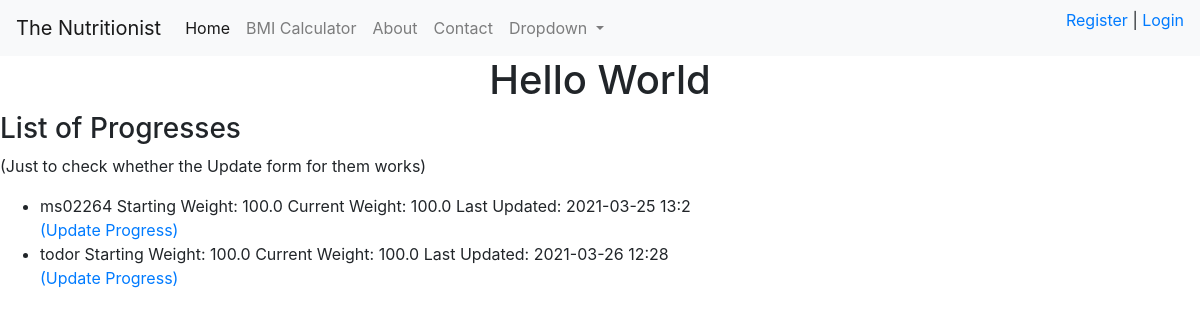
The app's page /, older data.
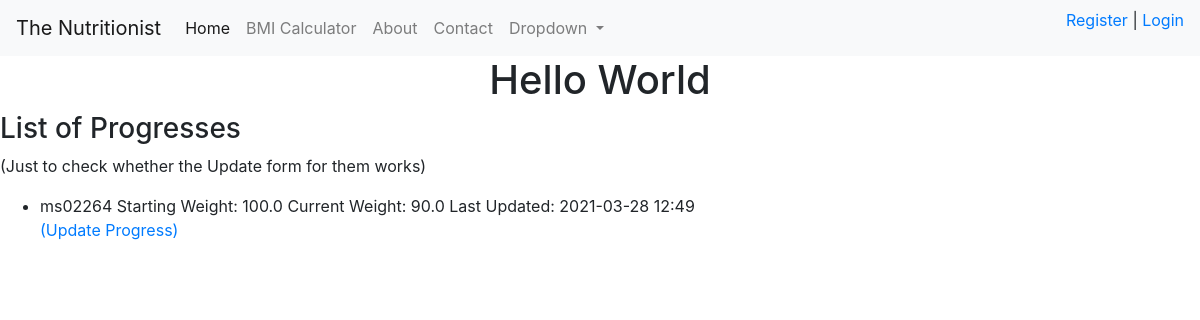
The same page, newer data.
### progress/models.py (models this page shows, shortened)
class Progress(models.Model):
    user = models.OneToOneField(Account, on_delete=models.CASCADE, primary_key=True)
    starting_weight = models.FloatField(validators=[MinValueValidator(0), MaxValueValidator(400)], blank=False)
    starting_height = models.FloatField(validators=[MinValueValidator(0), MaxValueValidator(3)], blank=False)
    current_bmi = models.FloatField(validators=[MinValueValidator(10), MaxValueValidator(50)], blank=True)
    target_bmi = models.FloatField(validators=[MinValueValidator(10), MaxValueValidator(50)], blank=False)
    current_height = models.FloatField(validators=[MinValueValidator(0), MaxValueValidator(3)], default=0)
    current_weight = models.FloatField(validators=[MinValueValidator(0), MaxValueValidator(400)], default=0)
    last_updated = models.DateTimeField(auto_now_add=True, blank=True)
    def __str__(self):
        return self.user.username + "\nStarting Weight: " + str(self.starting_weight) + "\nCurrent Weight: " \
               + str(self.current_weight) + "\nLast Updated: " + str(self.last_updated.date()) + " " + str(self.last_updated.hour)\
               + ":" + str(self.last_updated.minute)

### account/models.py (models this page shows, shortened)
class Account(AbstractBaseUser):
    email = models.EmailField(verbose_name="email", max_length=60, unique=True)
    username = models.CharField(max_length=30, unique=True)
    date_joined = models.DateTimeField(verbose_name='date joined', auto_now_add=True)
    last_login = models.DateTimeField(verbose_name='last login', auto_now=True)
    is_admin = models.BooleanField(default=False)
    is_active = models.BooleanField(default=True)
    is_staff = models.BooleanField(default=False)
    is_superuser = models.BooleanField(default=False)
    USERNAME_FIELD = 'username'
    REQUIRED_FIELDS = ['email']
    objects = MyAccountManager()

### pages/views.py (the view)
# urls.py: path('', homepage_view, name="home"),
def homepage_view(request, *args, **kwargs):
    context = {}
    context['progress_list'] = Progress.objects.all()
    return render(request, "homepage.html", context)

### templates/homepage.html
{% extends 'base.html' %}
{% block content %}
<div class="">
    <h1 class="text-center">Hello World</h1>
</div>
<h3>List of Progresses</h3>
<p>(Just to check whether the Update form for them works)</p>
<ul>
{% for progress in progress_list %}
    <li>
        {{ progress }}
        <br>
        <a href="{% url 'update_progress' progress.pk %}">(Update Progress)</a>
    </li>
{% endfor %}
</ul>
{% endblock %}

### templates/base.html (shortened to what this page needs)
{% load static %}
<html>
    <head>
        <link rel="stylesheet" type="text/css" href="{% static '/css/main.css' %}">
        <link rel="stylesheet" href="https://stackpath.bootstrapcdn.com/bootstrap/4.3.1/css/bootstrap.min.css">
    </head>
    <body>
        {% include 'navbar.html' %}
        {% block content %}
        {% endblock %}
    </body>
</html>

### templates/navbar.html (shortened to what this page needs)
<nav class="navbar navbar-expand-lg navbar-light bg-light">
    <a class="navbar-brand" href="/">The Nutritionist</a>
    <div class="collapse navbar-collapse" id="navbarSupportedContent">
        <ul class="navbar-nav mr-auto">
            <li class="nav-item active">
                <a class="nav-link" href="/">Home <span class="sr-only">(current)</span></a>
            </li>
            <li class="nav-item">
                <a class="nav-link" href="/bmi">BMI Calculator</a>
            </li>
            <li class="nav-item">
                <a class="nav-link" href="#">About</a>
            </li>
            <li class="nav-item">
                <a class="nav-link" href="/contact">Contact</a>
            </li>
            <li class="nav-item dropdown">
                <a class="nav-link dropdown-toggle" href="#" id="navbarDropdown" role="button" data-toggle="dropdown"
                    aria-haspopup="true" aria-expanded="false">
                    Dropdown
                </a>
            </li>
        </ul>
        <ul class="navbar-nav ml-auto">
            <li class="nav-item">
                {% if request.user.is_authenticated %}
                <p>Hello, {{request.user.username}} | <a href="{% url 'logout' %}">Log Out</a></p>
                {% else %}
                <p><a href="{% url 'register' %} ">Register</a> | <a href="{% url 'login' %}">Login</a></p>
                {% endif %}
            </li>
        </ul>
    </div>
</nav>

Row changes from the older to the newer data that the page shows:
removed Progress: user_id+starting_weight+current_weight "ms02264 Starting Weight: 100.0 Current Weight: 100.0 Last Updated: 2021-03-25 13:2"
removed Progress: user_id+starting_weight+current_weight "todor Starting Weight: 100.0 Current Weight: 100.0 Last Updated: 2021-03-26 12:28"
added Progress: user_id+starting_weight+current_weight "ms02264 Starting Weight: 100.0 Current Weight: 90.0 Last Updated: 2021-03-28 12:49"
